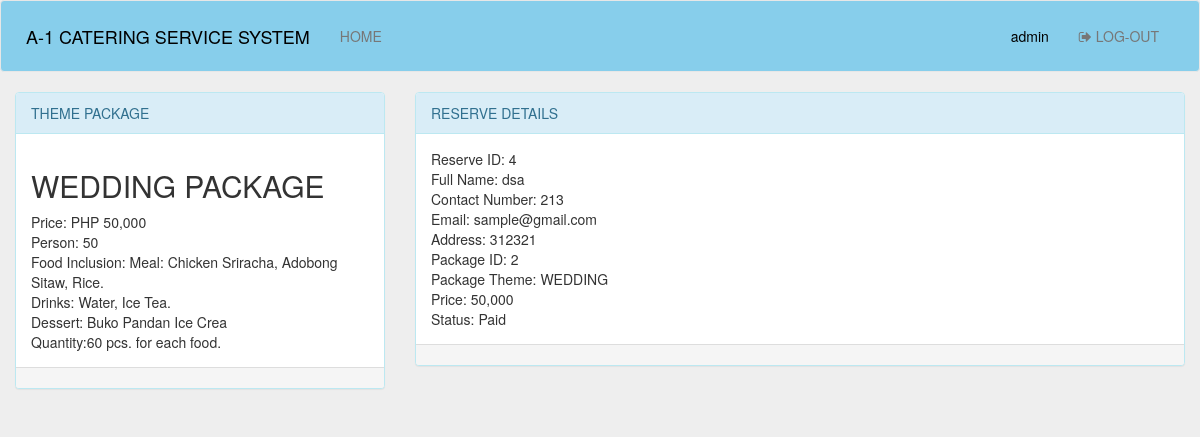
Screenshot of /reserve_details.php?id=4 (signed in) with the database file from the repository.
### tables this page shows
CREATE TABLE `reserve` (
  `reserve_id` int(11) NOT NULL,
  `client_id` varchar(100) NOT NULL,
  `full_name` varchar(1000) NOT NULL,
  `contact_number` varchar(1000) NOT NULL,
  `email_ad` varchar(1000) NOT NULL,
  `c_address` varchar(1000) NOT NULL,
  `packs_id` varchar(100) NOT NULL,
  `payment` varchar(100) NOT NULL,
  `status` varchar(100) NOT NULL,
  `state` varchar(100) NOT NULL
);

CREATE TABLE `package` (
  `package_id` int(11) NOT NULL,
  `theme` varchar(100) NOT NULL,
  `pax` varchar(100) NOT NULL,
  `price` varchar(100) NOT NULL,
  `food` varchar(1000) NOT NULL,
  `quantity` varchar(100) NOT NULL
);

### reserve_details.php (the view, shortened to what this page needs)
<?php
	include('functions.php');
$r_id = $_GET['id'];
$sql = "SELECT * FROM reserve INNER JOIN package ON reserve.packs_id = package.package_id WHERE reserve_id = '$r_id' ";
$result = mysqli_query($db,$sql);
$row = mysqli_fetch_assoc($result);
?>
<!DOCTYPE html>
<html>
<head>
	<link rel="stylesheet" type="text/css" href="css/bootstrap.min.css">
	<link rel="stylesheet" type="text/css" href="css/font-awesome.css">
</head>
<body style="background-color: #EEE;">
	<nav class="navbar navbar-default" style="background-color: skyblue; padding: 10px 10px;">
	  <div class="container-fluid">
	    <div class="navbar-header">
	      <a class="navbar-brand" style="color: black;">A-1 CATERING SERVICE SYSTEM</a>
	    </div>
	    <div class="collapse navbar-collapse" id="myNavbar">
	      <ul class="nav navbar-nav navbar-center">
	        <li style="border-style: inset; border: 1px black;"><a  href="index.php">HOME</a></li>
	      </ul>
	      <ul class="nav navbar-nav navbar-right">
	      	<li><a href="" style="color: black; cursor: default;"><?php echo $_SESSION['user']['username']; ?></a></li>
		      <li><a href="index.php?logout='1'"><span class=" fa fa-sign-out"></span> LOG-OUT</a></li>
		    </ul>
	    </div>
	  </div>
	</nav>
	<div class="container-fluid">
		<div class="row">
			<div class="col-md-4">
				<div class="panel panel-info">
					<div class="panel-heading">
						THEME PACKAGE
					</div>
					<div class="panel-body">
						<h2><?php echo $row['theme']; ?> PACKAGE</h2>
						Price: PHP <?php echo $row['price']; ?> <br>
						Person: <?php echo $row['pax']; ?> <br>
						Food Inclusion: <?php echo $row['food']; ?><br>
						Quantity:<?php echo $row['quantity']; ?> pcs. for each food.
					</div>
					<div class="panel-footer">
					</div>
				</div>
			</div>
			<div class="col-md-8">
				<div class="panel panel-info">
					<div class="panel-heading">
						RESERVE DETAILS
					</div>
					<div class="panel-body">
						Reserve ID: <?php echo $row['reserve_id']; ?> <br>
						Full Name: <?php echo $row['full_name']; ?> <br>
						Contact Number: <?php echo $row['contact_number']; ?> <br>
						Email: <?php echo $row['email_ad']; ?> <br>
						Address: <?php echo $row['c_address']; ?> <br>
						Package ID: <?php echo $row['packs_id']; ?> <br>
						Package Theme: <?php echo $row['theme']; ?> <br>
						Price: <?php echo $row['price']; ?> <br>
						Status: <?php echo $row['status']; ?> <br>
					</div>
					<div class="panel-footer">
					</div>
				</div>
			</div>
		</div>
	</div>
</body>
</html>

### rows the page displays
reserve: package.theme "WEDDING", package.price "50,000", package.pax "50", package.food "Meal: Chicken Sriracha, Adobong Sitaw, Rice. Drinks: Water, Ice Tea. Dessert: Buko Pandan Ice Crea", package.quantity "60", reserve_id "4", full_name "dsa", contact_number "213", email_ad "sample@gmail.com", c_address "312321", packs "2", status "Paid"

### other values shown
$_SESSION['user']['username'] "admin"
